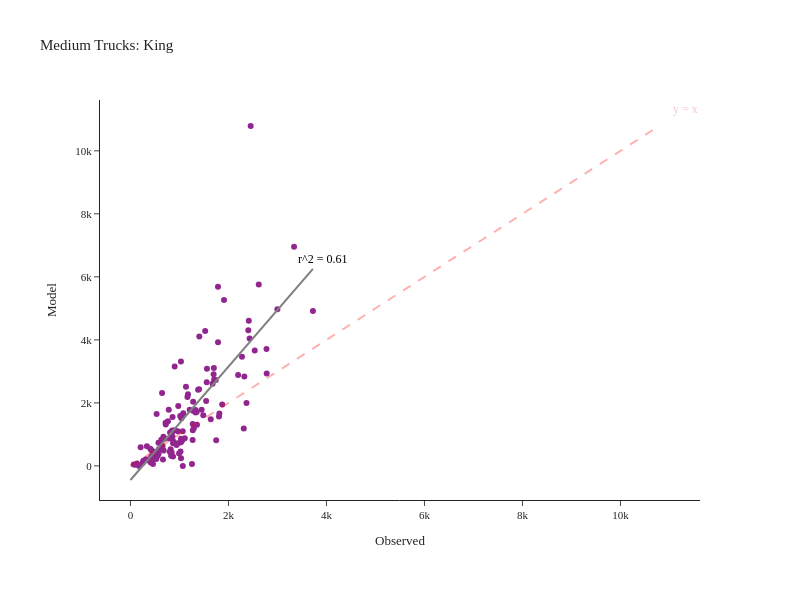

Notebook code for this chart:
### Code cell
fig = create_truck_chart(df_daily_med, 'Medium', 'King')
fig.show()

### Figure 1 — Plotly figure (JSON) as saved in the notebook; plotly's stock layout.template omitted (floating-point values rounded to 4 significant figures; data arrays with more than 128 entries replaced by an {"elided": "..."} marker saying what was removed)
{"data": [{"customdata": {"elided": "130x2 str values"}, "hovertemplate": "Observed=%{x}<br>Model=%{y}<br>location=%{customdata[0]}<br>County=%{customdata[1]}<extra></extra>", "legendgroup": "", "line": {"color": "Grey", "width": 2}, "marker": {"color": "#91268F", "symbol": "circle"}, "mode": "markers", "name": "", "orientation": "v", "showlegend": false, "type": "scatter", "x": {"elided": "130 int values"}, "xaxis": "x", "y": {"elided": "130 int values"}, "yaxis": "y"}, {"hovertemplate": "Observed=%{x}<br>Model=%{y}<extra></extra>", "legendgroup": "", "line": {"color": "Grey", "dash": "solid", "width": 2}, "marker": {"symbol": "circle"}, "mode": "lines", "name": "", "orientation": "v", "showlegend": false, "type": "scatter", "x": [0.0, 37.62, 75.23, 112.8, 150.5, 188.1, 225.7, 263.3, 300.9, 338.5, 376.2, 413.8, 451.4, 489.0, 526.6, 564.2, 601.9, 639.5, 677.1, 714.7, 752.3, 789.9, 827.6, 865.2, 902.8, 940.4, 978.0, 1016.0, 1053.0, 1091.0, 1128.0, 1166.0, 1204.0, 1241.0, 1279.0, 1317.0, 1354.0, 1392.0, 1429.0, 1467.0, 1505.0, 1542.0, 1580.0, 1617.0, 1655.0, 1693.0, 1730.0, 1768.0, 1806.0, 1843.0, 1881.0, 1918.0, 1956.0, 1994.0, 2031.0, 2069.0, 2107.0, 2144.0, 2182.0, 2219.0, 2257.0, 2295.0, 2332.0, 2370.0, 2407.0, 2445.0, 2483.0, 2520.0, 2558.0, 2596.0, 2633.0, 2671.0, 2708.0, 2746.0, 2784.0, 2821.0, 2859.0, 2896.0, 2934.0, 2972.0, 3009.0, 3047.0, 3085.0, 3122.0, 3160.0, 3197.0, 3235.0, 3273.0, 3310.0, 3348.0, 3385.0, 3423.0, 3461.0, 3498.0, 3536.0, 3574.0, 3611.0, 3649.0, 3686.0, 3724.0], "xaxis": "x", "y": [-447.9, -380.2, -312.5, -244.8, -177.1, -109.4, -41.72, 25.98, 93.67, 161.4, 229.1, 296.8, 364.5, 432.2, 499.9, 567.6, 635.2, 702.9, 770.6, 838.3, 906.0, 973.7, 1041.0, 1109.0, 1177.0, 1245.0, 1312.0, 1380.0, 1448.0, 1515.0, 1583.0, 1651.0, 1718.0, 1786.0, 1854.0, 1921.0, 1989.0, 2057.0, 2125.0, 2192.0, 2260.0, 2328.0, 2395.0, 2463.0, 2531.0, 2598.0, 2666.0, 2734.0, 2802.0, 2869.0, 2937.0, 3005.0, 3072.0, 3140.0, 3208.0, 3275.0, 3343.0, 3411.0, 3479.0, 3546.0, 3614.0, 3682.0, 3749.0, 3817.0, 3885.0, 3952.0, 4020.0, 4088.0, 4155.0, 4223.0, 4291.0, 4359.0, 4426.0, 4494.0, 4562.0, 4629.0, 4697.0, 4765.0, 4832.0, 4900.0, 4968.0, 5036.0, 5103.0, 5171.0, 5239.0, 5306.0, 5374.0, 5442.0, 5509.0, 5577.0, 5645.0, 5713.0, 5780.0, 5848.0, 5916.0, 5983.0, 6051.0, 6119.0, 6186.0, 6254.0], "yaxis": "y"}], "layout": {"annotations": [{"align": "right", "font": {"color": "pink", "size": 12}, "showarrow": false, "text": "y = x", "x": 11330.0, "y": 11330.0}, {"align": "right", "font": {"color": "black", "size": 12}, "showarrow": false, "text": "r^2 = 0.61", "x": 3910.0, "y": 6567.0}], "height": 600, "legend": {"tracegroupgap": 0}, "margin": {"b": 100, "l": 100, "r": 100, "t": 100}, "shapes": [{"line": {"color": "Red", "dash": "dash", "width": 2}, "type": "line", "x0": 0, "x1": 10788, "y0": 0, "y1": 10788}], "title": {"text": "Medium Trucks: King"}, "width": 800, "xaxis": {"anchor": "y", "domain": [0.0, 1.0], "title": {"text": "Observed"}}, "yaxis": {"anchor": "x", "domain": [0.0, 1.0], "title": {"text": "Model"}}}}
